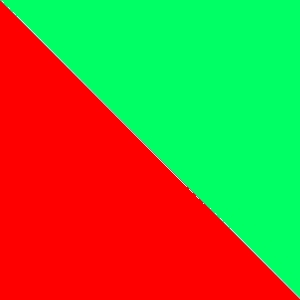
#> input picture image_inpanting/merah_hijau.jpg, 300 x 300 px
$ jupyter execute --allow-errors image_inpainting_rgb2.ipynb
#> lines starting #> are read from the running program, lines starting #| are printed output that depends on the picture
[cell 1]
import cv2
import numpy as np
import matplotlib.pyplot as plt
from pathlib import Path

img = cv2.imread('merah_hijau.jpg')
#> img is the input picture: shape (300, 300, 3); mean B, G, R 51, 127.1, 127.9
plt.imshow( cv2.cvtColor(img, cv2.COLOR_BGR2RGB))

[cell 2]
b, g, r = cv2.split(img)
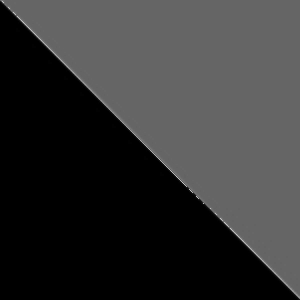
#> b: shape (300, 300); min 0, max 200, mean 51
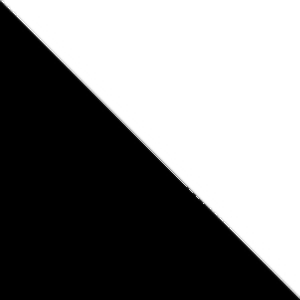
#> g: shape (300, 300); min 0, max 255, mean 127.1
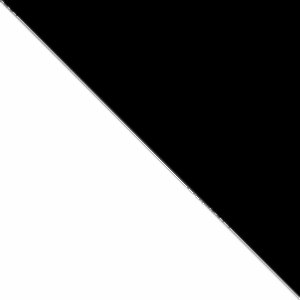
#> r: shape (300, 300); min 0, max 255, mean 127.9

[cell 3]
plt.imshow(r)

[cell 4]
plt.imshow(b)

[cell 5]
plt.imshow(g)

[cell 6]
img_path = Path("merah_hijau.jpg")
out_dir  = Path("splits")
out_dir.mkdir(exist_ok=True)

img = cv2.imread(str(img_path), cv2.IMREAD_COLOR)

b, g, r = cv2.split(img)

cv2.imwrite(str(out_dir / "red_channel.png"), r)
cv2.imwrite(str(out_dir / "green_channel.png"), g)
cv2.imwrite(str(out_dir / "blue_channel.png"), b)

zeros = np.zeros_like(r)
red_vis   = cv2.merge([zeros, zeros, r])
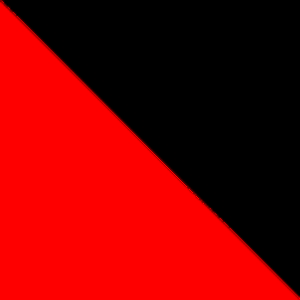
#> red_vis: shape (300, 300, 3); mean of channels 0, 1, 2 0, 0, 127.9; drawn as B, G, R
green_vis = cv2.merge([zeros, g, zeros])
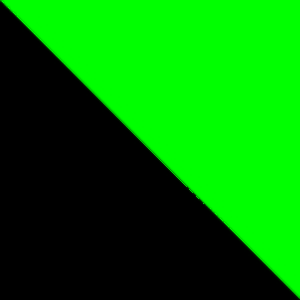
#> green_vis: shape (300, 300, 3); mean of channels 0, 1, 2 0, 127.1, 0; drawn as B, G, R
blue_vis  = cv2.merge([b, zeros, zeros])
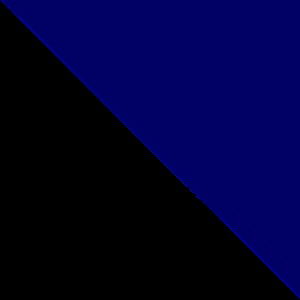
#> blue_vis: shape (300, 300, 3); mean of channels 0, 1, 2 51, 0, 0; drawn as B, G, R

cv2.imwrite(str(out_dir / "red_visual.png"), red_vis)
cv2.imwrite(str(out_dir / "green_visual.png"), green_vis)
cv2.imwrite(str(out_dir / "blue_visual.png"), blue_vis)

print("Saved to:", out_dir.resolve())

[cell 7]
img_path  = Path("merah_hijau.jpg")
mask_path = Path("empty_mask.png")
out_dir   = Path("out_inpainting_preview")
out_dir.mkdir(exist_ok=True)

img = cv2.imread(str(img_path), cv2.IMREAD_COLOR)
H, W = img.shape[:2]
#> H = 300; W = 300

[cell 8]
mask = cv2.imread(str(mask_path), cv2.IMREAD_GRAYSCALE)
#> (the rest of this cell did not finish here and is left out)

[cell 9]
red_masked   = cv2.bitwise_and(red_vis,   red_vis,   mask=mask)
green_masked = cv2.bitwise_and(green_vis, green_vis, mask=mask)
blue_masked  = cv2.bitwise_and(blue_vis,  blue_vis,  mask=mask)

plt.figure(figsize=(12,4))

plt.subplot(1,3,1)
plt.imshow(cv2.cvtColor(red_masked, cv2.COLOR_BGR2RGB))
plt.title("Red masked"); plt.axis("off")

plt.subplot(1,3,2)
plt.imshow(cv2.cvtColor(green_masked, cv2.COLOR_BGR2RGB))
plt.title("Green masked"); plt.axis("off")

plt.subplot(1,3,3)
plt.imshow(cv2.cvtColor(blue_masked, cv2.COLOR_BGR2RGB))
plt.title("Blue masked"); plt.axis("off")

plt.tight_layout()
plt.show()
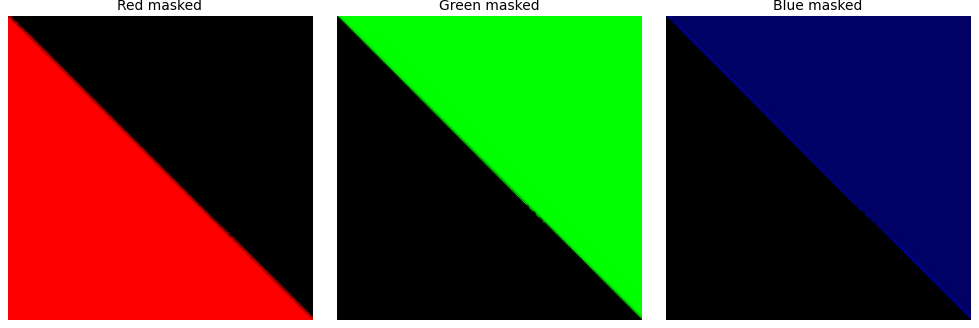
#> figure drawn by matplotlib, 3 panels

[cell 10]
merged_vis = cv2.add(red_masked, cv2.add(green_masked, blue_masked))

plt.figure(figsize=(6,6))
plt.imshow(cv2.cvtColor(merged_vis, cv2.COLOR_BGR2RGB))
plt.title("Merged Masked Channels")
plt.axis("off")
plt.show()

[cell 11]
pad = 10

b_pad = cv2.copyMakeBorder(b, pad, pad, pad, pad, borderType=cv2.BORDER_REFLECT)
g_pad = cv2.copyMakeBorder(g, pad, pad, pad, pad, borderType=cv2.BORDER_REFLECT)
r_pad = cv2.copyMakeBorder(r, pad, pad, pad, pad, borderType=cv2.BORDER_REFLECT)

plt.figure(figsize=(10,4))
plt.subplot(1,3,1); plt.imshow(b_pad, cmap="gray"); plt.title("Blue padded"); plt.axis("off")
plt.subplot(1,3,2); plt.imshow(g_pad, cmap="gray"); plt.title("Green padded"); plt.axis("off")
plt.subplot(1,3,3); plt.imshow(r_pad, cmap="gray"); plt.title("Red padded"); plt.axis("off")
plt.tight_layout()
plt.show()

[cell 12]
y, x = 50, 50    # ROI
k = 5            # kenel size

half = k // 2

b_kernel = b_pad[y-half:y+half+1, x-half:x+half+1]
#> b_kernel = [[102, 180, 118, 110, 104], [32, 99, 187, 118, 110], [9, 23, 97, 184, 118], [0, 9, 32, 98, 174], [0, 3, 10, 23, 102]]
g_kernel = g_pad[y-half:y+half+1, x-half:x+half+1]
#> g_kernel = [[124, 233, 219, 242, 251], [32, 121, 251, 219, 239], [11, 31, 119, 237, 219], [0, 11, 32, 120, 238], [0, 4, 11, 31, 124]]
r_kernel = r_pad[y-half:y+half+1, x-half:x+half+1]
#> r_kernel = [[176, 183, 64, 22, 7], [180, 173, 185, 64, 28], [229, 185, 171, 187, 64], [254, 229, 180, 172, 172], [254, 246, 229, 185, 176]]

print("Blue channel kernel ({}x{}):\n".format(k,k), b_kernel)
#| Blue channel kernel (5x5):
#|  [[102 180 118 110 104]
#|  [ 32  99 187 118 110]
#|  [  9  23  97 184 118]
#|  [  0   9  32  98 174]
#|  [  0   3  10  23 102]]
print("\nGreen channel kernel ({}x{}):\n".format(k,k), g_kernel)
#| Green channel kernel (5x5):
#|  [[124 233 219 242 251]
#|  [ 32 121 251 219 239]
#|  [ 11  31 119 237 219]
#|  [  0  11  32 120 238]
#|  [  0   4  11  31 124]]
print("\nRed channel kernel ({}x{}):\n".format(k,k), r_kernel)
#| Red channel kernel (5x5):
#|  [[176 183  64  22   7]
#|  [180 173 185  64  28]
#|  [229 185 171 187  64]
#|  [254 229 180 172 172]
#|  [254 246 229 185 176]]

[cell 13]
k = 5
pad = k // 2

def windows_view_2d(arr: np.ndarray, k: int):
    """Return a view of shape (H, W, k, k) where each [y,x] is the k×k patch centered at (y,x)."""
#> called with k = 5
    pad = k // 2
    arr_pad = cv2.copyMakeBorder(arr, pad, pad, pad, pad, cv2.BORDER_REFLECT)
    s0, s1 = arr_pad.strides
#> s0 = 304; s1 = 1
    return np.lib.stride_tricks.as_strided(
        arr_pad,
        shape=(arr.shape[0], arr.shape[1], k, k),
        strides=(s0, s1, s0, s1),
        writeable=False
    )

# Build per-pixel kernel references (sliding-window views)
win_r = windows_view_2d(r, k)
win_g = windows_view_2d(g, k)
win_b = windows_view_2d(b, k)

# Example outputs
print("win_r shape:", win_r.shape, "-> per-pixel patches")
#| win_r shape: (300, 300, 5, 5) -> per-pixel patches
print("Kernel at center pixel (H//2, W//2) for R:\n", win_r[H//2, W//2])
#| Kernel at center pixel (H//2, W//2) for R:
#|  [[247 106  65  22   7]
#|  [180 245 101  64  28]
#|  [229 185 243 114  64]
#|  [254 229 180 243 107]
#|  [254 246 229 185 244]]

# Per-pixel mean map (H×W)
mean_r = win_r.mean(axis=(2,3), dtype=np.float32)
mean_g = win_g.mean(axis=(2,3), dtype=np.float32)
mean_b = win_b.mean(axis=(2,3), dtype=np.float32)

print("Mean maps:", mean_r.shape, mean_g.shape, mean_b.shape)
#| Mean maps: (300, 300) (300, 300) (300, 300)

[cell 14]
num_samples = 4   # how many kernels to show
ys = np.random.randint(0, H, size=num_samples)
#> ys = [172, 47, 117, 192]
xs = np.random.randint(0, W, size=num_samples)
#> xs = [251, 195, 9, 211]

plt.figure(figsize=(12, 3*num_samples))

for i, (y, x) in enumerate(zip(ys, xs)):
    r_patch = win_r[y, x]
    g_patch = win_g[y, x]
    b_patch = win_b[y, x]

    # visualize patches
    plt.subplot(num_samples, 3, 3*i+1)
    plt.imshow(r_patch, cmap="Reds"); plt.title(f"R kernel @({y},{x})"); plt.axis("off")

    plt.subplot(num_samples, 3, 3*i+2)
    plt.imshow(g_patch, cmap="Greens"); plt.title(f"G kernel @({y},{x})"); plt.axis("off")

    plt.subplot(num_samples, 3, 3*i+3)
    plt.imshow(b_patch, cmap="Blues"); plt.title(f"B kernel @({y},{x})"); plt.axis("off")

plt.tight_layout()
plt.show()
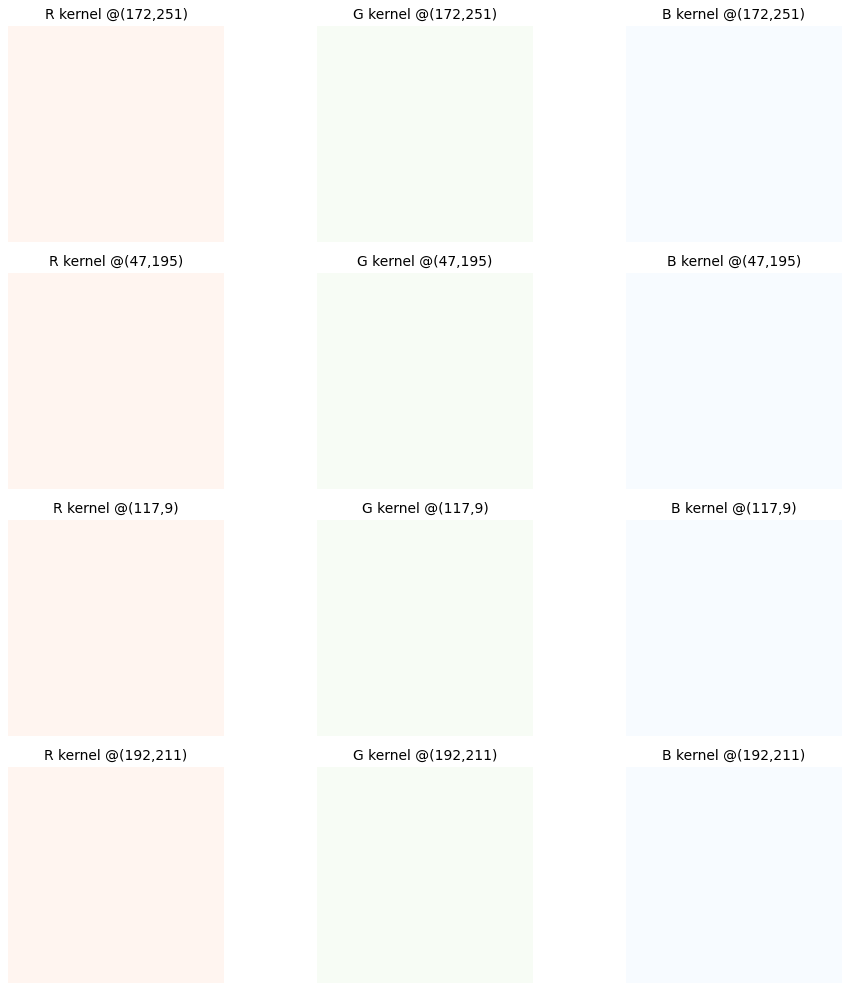
#> figure drawn by matplotlib, 12 panels

# print numeric values for the same kernels
for i, (y, x) in enumerate(zip(ys, xs), 1):
    print(f"\n=== Sample {i} at (y={y}, x={x}) ===")
    print("R kernel:\n", win_r[y, x])
    print("G kernel:\n", win_g[y, x])
    print("B kernel:\n", win_b[y, x])
#> this loop made 4 passes
#> (printed output is left out)

#> (a cell that did not finish here is left out)

[cell 16]
k = win_r.shape[-1]
#> k = 5
half = k // 2
#> half = 2


inpaint_mask = cv2.bitwise_not(mask)  # <- flip if necessary

# -- Build candidate set from the known region (outside the hole)
#> (the rest of this cell did not finish here and is left out)

[cell 17]
pad = k // 2
#> pad = 2

r_pad = cv2.copyMakeBorder(r, pad, pad, pad, pad, borderType=cv2.BORDER_REFLECT)
g_pad = cv2.copyMakeBorder(g, pad, pad, pad, pad, borderType=cv2.BORDER_REFLECT)
b_pad = cv2.copyMakeBorder(b, pad, pad, pad, pad, borderType=cv2.BORDER_REFLECT)

plt.figure(figsize=(10,4))
plt.subplot(1,3,1); plt.imshow(b_pad, cmap="gray"); plt.title(f"Blue padded (pad={pad})"); plt.axis("off")
plt.subplot(1,3,2); plt.imshow(g_pad, cmap="gray"); plt.title(f"Green padded (pad={pad})"); plt.axis("off")
plt.subplot(1,3,3); plt.imshow(r_pad, cmap="gray"); plt.title(f"Red padded (pad={pad})"); plt.axis("off")
plt.tight_layout()
plt.show()
